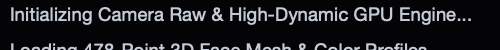
#> input picture splashscreens/retouch_pro_tight_crop.png, 500 x 50 px, found by its file name
$ python make_transparent_png.py
#> lines starting #> are read from the running program, lines starting #| are printed output that depends on the picture
from PIL import Image
import numpy as np
import os

crop = Image.open('/home/dave/Applications/Collabs Retouch Pro/splashscreens/retouch_pro_tight_crop.png').convert('RGB')
#> crop is the input picture: PIL image 500x50 RGB; mean R, G, B 29.3, 30.1, 34.2
arr = np.array(crop, dtype=float)

# Background is ~[4, 4, 7]
# The text 'RETOUCH PRO' is bright light gray/white ~[170, 175, 185] up to [240, 240, 240]
# Let's extract clean luminance
r = arr[:, :, 0]
g = arr[:, :, 1]
b = arr[:, :, 2]
lum = 0.299 * r + 0.587 * g + 0.114 * b

# Background baseline is < 25
# Letters are > 50
# Clean anti-aliased alpha mask:
alpha_norm = np.clip((lum - 20.0) / (180.0 - 20.0), 0.0, 1.0)
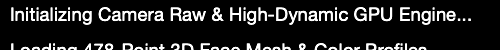
#> alpha_norm: shape (50, 500) float64; min 0, max 1, mean 0.133

# Tight crop to content bounds horizontally and vertically:
y_valid, x_valid = np.where(alpha_norm > 0.1)
#> y_valid = 4242 values from 7 to 49; x_valid = 4242 values, max 470 at index 2404, min 11 at index 0, mean 230.6
ymin, ymax = y_valid.min(), y_valid.max()
#> ymin = 7; ymax = 49
xmin, xmax = x_valid.min(), x_valid.max()
#> xmin = 11; xmax = 470

# Crop alpha
cropped_alpha = alpha_norm[ymin-2:ymax+3, xmin-2:xmax+3]
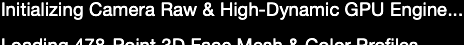
#> cropped_alpha: shape (45, 464) float64; min 0, max 1, mean 0.16
h, w = cropped_alpha.shape
#> h = 45; w = 464

# Upscale 4x with bicubic/lanczos for ultra-crisp resolution in Photoshop
alpha_img = Image.fromarray((cropped_alpha * 255).astype(np.uint8))
target_w = w * 4
#> target_w = 1856
target_h = h * 4
#> target_h = 180
alpha_highres = alpha_img.resize((target_w, target_h), Image.Resampling.LANCZOS)
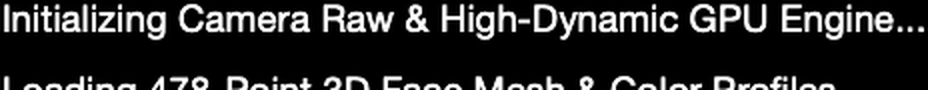
#> alpha_highres: PIL image 1856x180 L (shown at 1/2 size); min 0, max 255, mean 40.7
alpha_highres_arr = np.array(alpha_highres)

out_dir = '/home/dave/Applications/Collabs Retouch Pro/splashscreens'
git_out_dir = '/home/dave/Collabs GIT Software/collabs-retouch-pro/splashscreens'

# 1. White Letters (Transparent PNG)
white_png = np.zeros((target_h, target_w, 4), dtype=np.uint8)
white_png[:, :, 0] = 255
white_png[:, :, 1] = 255
white_png[:, :, 2] = 255
white_png[:, :, 3] = alpha_highres_arr
img_white = Image.fromarray(white_png)
img_white.save(os.path.join(out_dir, 'Retouch_Pro_Letters_White_Transparent.png'))
img_white.save(os.path.join(git_out_dir, 'Retouch_Pro_Letters_White_Transparent.png'))

# 2. Black Letters (Transparent PNG)
black_png = np.zeros((target_h, target_w, 4), dtype=np.uint8)
black_png[:, :, 0] = 18
black_png[:, :, 1] = 18
black_png[:, :, 2] = 20
black_png[:, :, 3] = alpha_highres_arr
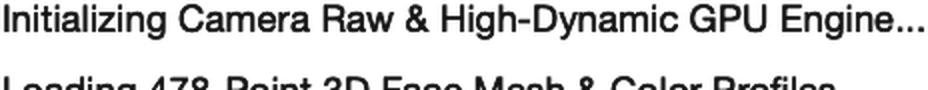
#> black_png: shape (180, 1856, 4) (shown at 1/2 size); mean of channels 0, 1, 2, 3 18, 18, 20, 40.7; transparent parts drawn white
img_black = Image.fromarray(black_png)
img_black.save(os.path.join(out_dir, 'Retouch_Pro_Letters_Black_Transparent.png'))
img_black.save(os.path.join(git_out_dir, 'Retouch_Pro_Letters_Black_Transparent.png'))

# 3. Gold Letters (Transparent PNG, Collabs Gold #FFE606)
gold_png = np.zeros((target_h, target_w, 4), dtype=np.uint8)
gold_png[:, :, 0] = 255
gold_png[:, :, 1] = 230
gold_png[:, :, 2] = 6
gold_png[:, :, 3] = alpha_highres_arr
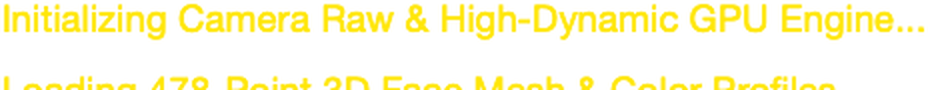
#> gold_png: shape (180, 1856, 4) (shown at 1/2 size); mean of channels 0, 1, 2, 3 255, 230, 6, 40.7; transparent parts drawn white
img_gold = Image.fromarray(gold_png)
img_gold.save(os.path.join(out_dir, 'Retouch_Pro_Letters_Gold_Transparent.png'))
img_gold.save(os.path.join(git_out_dir, 'Retouch_Pro_Letters_Gold_Transparent.png'))

# Default main PNG
img_white.save(os.path.join(out_dir, 'Retouch_Pro_Letters_Transparent.png'))
img_white.save(os.path.join(git_out_dir, 'Retouch_Pro_Letters_Transparent.png'))

print("High-res transparent PNGs generated successfully!")
print("Dimensions:", target_w, "x", target_h)
#| Dimensions: 1856 x 180
